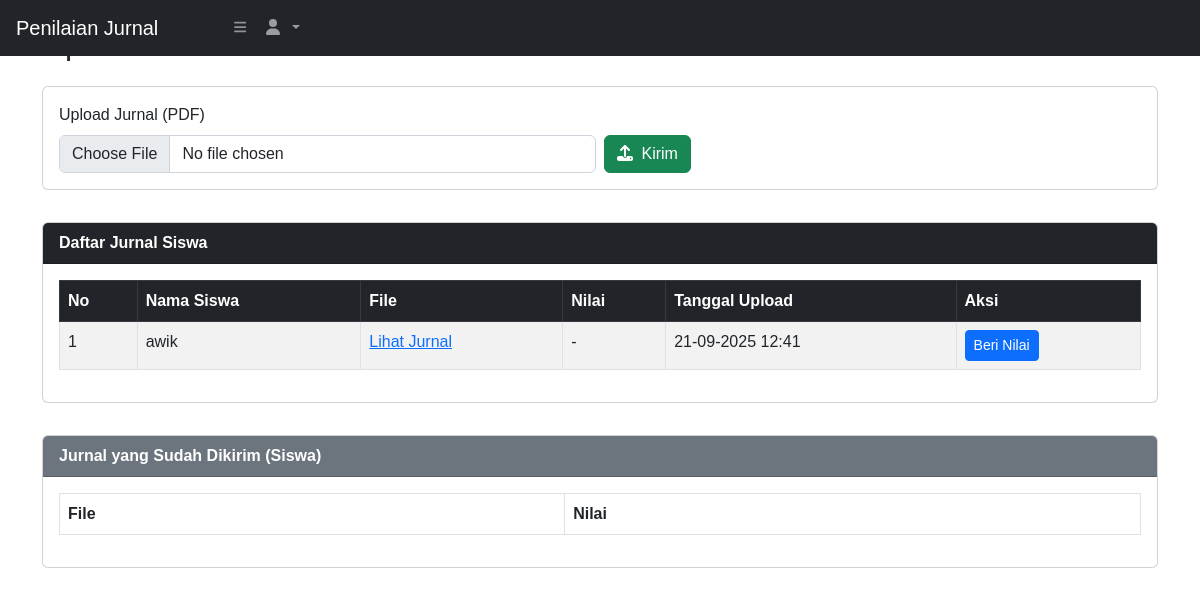
/home/penilaian.php, run on the app's committed database.
### tables this page shows
CREATE TABLE `jurnal_siswa` (
  `id` int(11) NOT NULL,
  `id_siswa` int(11) DEFAULT NULL,
  `file_jurnal` varchar(255) DEFAULT NULL,
  `nilai` int(11) DEFAULT NULL,
  `tanggal_upload` datetime DEFAULT NULL
);

CREATE TABLE `siswa` (
  `id_siswa` int(11) NOT NULL,
  `nisn` varchar(50) NOT NULL,
  `nama` varchar(50) NOT NULL,
  `kelas` varchar(50) NOT NULL,
  `konsentrasi` varchar(50) NOT NULL,
  `no_telepon` varchar(255) NOT NULL,
  `password` varchar(255) NOT NULL,
  `foto` varchar(255) NOT NULL
);

### home/penilaian.php (the view, shortened to what this page needs)
<?php
require 'functions.php';
$jurnals = mysqli_query($conn, "SELECT js.*, s.nama FROM jurnal_siswa js LEFT JOIN siswa s ON js.id_siswa = s.id_siswa ORDER BY js.tanggal_upload DESC");
?>
<!DOCTYPE html>
<html lang="en">
<head>
  <link href="assets/css/bootstrap.min.css" rel="stylesheet">
  <link href="assets/css/styles.css" rel="stylesheet">
</head>
<body class="sb-nav-fixed">
  <nav class="sb-topnav navbar navbar-expand navbar-dark bg-dark">
    <a class="navbar-brand ps-3" href="index.php">Penilaian Jurnal</a>
    <button class="btn btn-link btn-sm order-1 order-lg-0 me-4 me-lg-0" id="sidebarToggle">
      <i class="fas fa-bars"></i>
    </button>
    <ul class="navbar-nav ms-auto ms-md-0 me-3 me-lg-4">
      <li class="nav-item dropdown">
        <a class="nav-link dropdown-toggle" id="navbarDropdown" href="#" role="button" data-bs-toggle="dropdown">
          <i class="fas fa-user fa-fw"></i>
        </a>
      </li>
    </ul>
  </nav>
  <div class="container mt-4">
    <h2 class="mb-4">Upload Jurnal Siswa</h2>
    <div class="card">
      <div class="card-body">
        <form method="post" enctype="multipart/form-data" class="row g-2 align-items-end">
          <div class="col-md-6">
            <label class="form-label">Upload Jurnal (PDF)</label>
            <input type="file" name="jurnal" class="form-control" required>
          </div>
          <div class="col-md-2">
            <button name="upload" class="btn btn-success">
              <i class="fa fa-upload me-1"></i> Kirim
            </button>
          </div>
        </form>
      </div>
    </div>
    <div class="card">
      <div class="card-header bg-dark text-white">Daftar Jurnal Siswa</div>
      <div class="card-body">
        <table class="table table-bordered table-striped">
          <thead class="table-dark">
            <tr>
              <th>No</th>
              <th>Nama Siswa</th>
              <th>File</th>
              <th>Nilai</th>
              <th>Tanggal Upload</th>
              <th>Aksi</th>
            </tr>
          </thead>
          <tbody>
            <?php $no = 1;
            foreach ($jurnals as $j): ?>
              <tr>
                <td><?= $no++ ?></td>
                <td><?= htmlspecialchars($j['nama'] ?? $j['id_siswa']) ?></td>
                <td>
                  <a target="_blank" href="assets/jurnal/<?= $j['file_jurnal'] ?>">Lihat Jurnal</a>
                </td>
                <td><?= $j['nilai'] ?? "-" ?></td>
                <td><?= date('d-m-Y H:i', strtotime($j['tanggal_upload'])) ?></td>
                <td>
                  <a href="penilaian.php?id=<?= $j['id'] ?>" class="btn btn-primary btn-sm">Beri Nilai</a>
                </td>
              </tr>
            <?php endforeach; ?>
          </tbody>
        </table>
      </div>
    </div>
    <div class="card">
      <div class="card-header bg-secondary text-white">Jurnal yang Sudah Dikirim (Siswa)</div>
      <div class="card-body">
        <table class="table table-bordered">
          <thead>
            <tr>
              <th>File</th>
              <th>Nilai</th>
            </tr>
          </thead>
        </table>
      </div>
    </div>
  </div>
</body>
</html>

### home/penilaian.php (style rules this page uses)
body { font-family: 'Poppins', sans-serif; }
.card { margin-bottom: 2rem; }

### data on the page
jurnal_siswa: id_siswa.nama "awik", nilai "-", tanggal_upload "21-09-2025 12:41"
